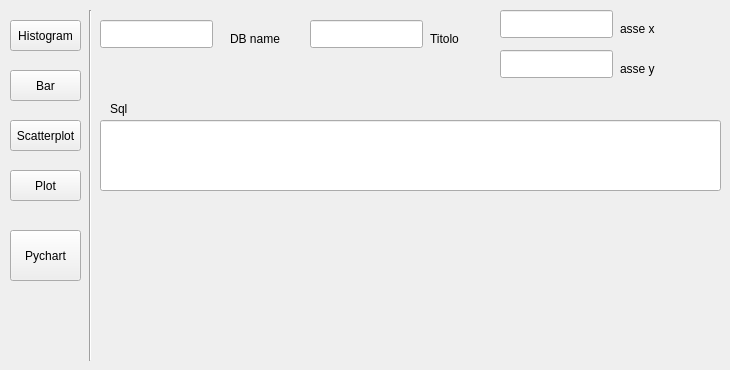
   <widget class="QWidget" name="tab_11">
    <attribute name="title">
     <string>Grafico</string>
    </attribute>
    <widget class="QPushButton" name="hist_graph">
     <property name="geometry">
      <rect>
       <x>10</x>
       <y>20</y>
       <width>71</width>
       <height>31</height>
      </rect>
     </property>
     <property name="text">
      <string>Histogram</string>
     </property>
    </widget>
    <widget class="QLineEdit" name="lineEdit_sql">
     <property name="geometry">
      <rect>
       <x>100</x>
       <y>120</y>
       <width>621</width>
       <height>71</height>
      </rect>
     </property>
    </widget>
    <widget class="QLineEdit" name="lineEdit">
     <property name="geometry">
      <rect>
       <x>100</x>
       <y>20</y>
       <width>113</width>
       <height>28</height>
      </rect>
     </property>
    </widget>
    <widget class="QLabel" name="label_3">
     <property name="geometry">
      <rect>
       <x>230</x>
       <y>30</y>
       <width>61</width>
       <height>18</height>
      </rect>
     </property>
     <property name="text">
      <string>DB name</string>
     </property>
    </widget>
    <widget class="Line" name="line_2">
     <property name="geometry">
      <rect>
       <x>80</x>
       <y>10</y>
       <width>20</width>
       <height>351</height>
      </rect>
     </property>
     <property name="orientation">
      <enum>Qt::Vertical</enum>
     </property>
    </widget>
    <widget class="QLineEdit" name="lineEdit_2">
     <property name="geometry">
      <rect>
       <x>310</x>
       <y>20</y>
       <width>113</width>
       <height>28</height>
      </rect>
     </property>
    </widget>
    <widget class="QLabel" name="label_6">
     <property name="geometry">
      <rect>
       <x>430</x>
       <y>30</y>
       <width>61</width>
       <height>18</height>
      </rect>
     </property>
     <property name="text">
      <string>Titolo</string>
     </property>
    </widget>
    <widget class="QLineEdit" name="lineEdit_3">
     <property name="geometry">
      <rect>
       <x>500</x>
       <y>10</y>
       <width>113</width>
       <height>28</height>
      </rect>
     </property>
    </widget>
    <widget class="QLineEdit" name="lineEdit_4">
     <property name="geometry">
      <rect>
       <x>500</x>
       <y>50</y>
       <width>113</width>
       <height>28</height>
      </rect>
     </property>
    </widget>
    <widget class="QLabel" name="label_11">
     <property name="geometry">
      <rect>
       <x>620</x>
       <y>20</y>
       <width>61</width>
       <height>18</height>
      </rect>
     </property>
     <property name="text">
      <string>asse x</string>
     </property>
    </widget>
    <widget class="QLabel" name="label_12">
     <property name="geometry">
      <rect>
       <x>620</x>
       <y>60</y>
       <width>61</width>
       <height>18</height>
      </rect>
     </property>
     <property name="text">
      <string>asse y</string>
     </property>
    </widget>
    <widget class="QLabel" name="label_13">
     <property name="geometry">
      <rect>
       <x>110</x>
       <y>100</y>
       <width>61</width>
       <height>18</height>
      </rect>
     </property>
     <property name="text">
      <string>Sql</string>
     </property>
    </widget>
    <widget class="QPushButton" name="hist_graph_2">
     <property name="geometry">
      <rect>
       <x>10</x>
       <y>70</y>
       <width>71</width>
       <height>31</height>
      </rect>
     </property>
     <property name="text">
      <string>Bar</string>
     </property>
    </widget>
    <widget class="QPushButton" name="hist_graph_3">
     <property name="geometry">
      <rect>
       <x>10</x>
       <y>120</y>
       <width>71</width>
       <height>31</height>
      </rect>
     </property>
     <property name="text">
      <string>Scatterplot</string>
     </property>
    </widget>
    <widget class="QPushButton" name="hist_graph_4">
     <property name="geometry">
      <rect>
       <x>10</x>
       <y>170</y>
       <width>71</width>
       <height>31</height>
      </rect>
     </property>
     <property name="text">
      <string>Plot</string>
     </property>
    </widget>
    <widget class="QPushButton" name="hist_graph_5">
     <property name="geometry">
      <rect>
       <x>10</x>
       <y>230</y>
       <width>71</width>
       <height>51</height>
      </rect>
     </property>
     <property name="text">
      <string>Pychart</string>
     </property>
     <property name="autoRepeat">
      <bool>false</bool>
     </property>
     <property name="default">
      <bool>false</bool>
     </property>
     <property name="flat">
      <bool>false</bool>
     </property>
    </widget>
   </widget>
